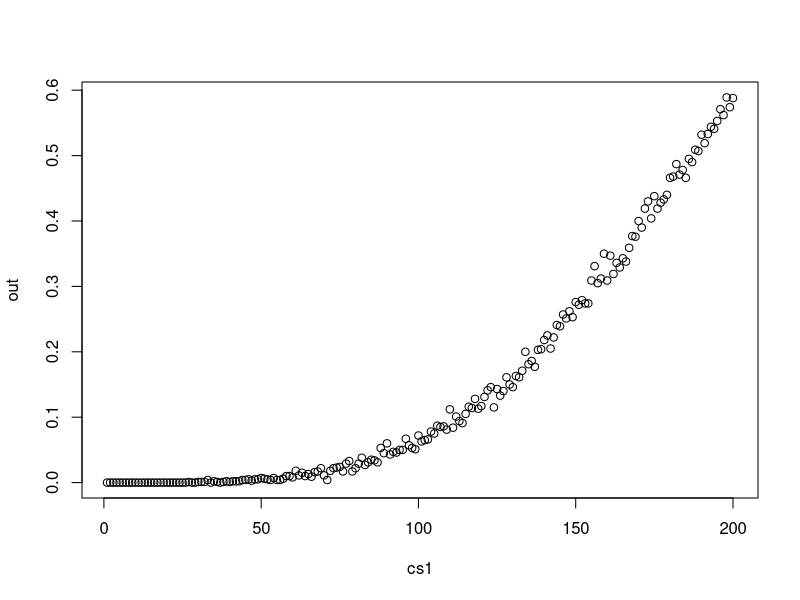

Recreate this plot in R.
## ---- chunk 1
knitr::opts_chunk$set(echo = TRUE)
## ---- chunk 2
generate_class <- function(class_size){
  sample(1:365,class_size,replace=TRUE)
}


check_birthday <- function(class){
  tb1<-table(class)
  any(tb1>=4)
}


set.seed(230583)
R <- 100
replicates <- replicate(R, generate_class(55)|>check_birthday())
mean(replicates)




R<-1000
cs1<-1:200
out<-cs1*0
for(j in 1:200){
  replicates <- replicate(R, generate_class(j)|>check_birthday())
  out[j]<-mean(replicates)
}


plot(cs1,out)
